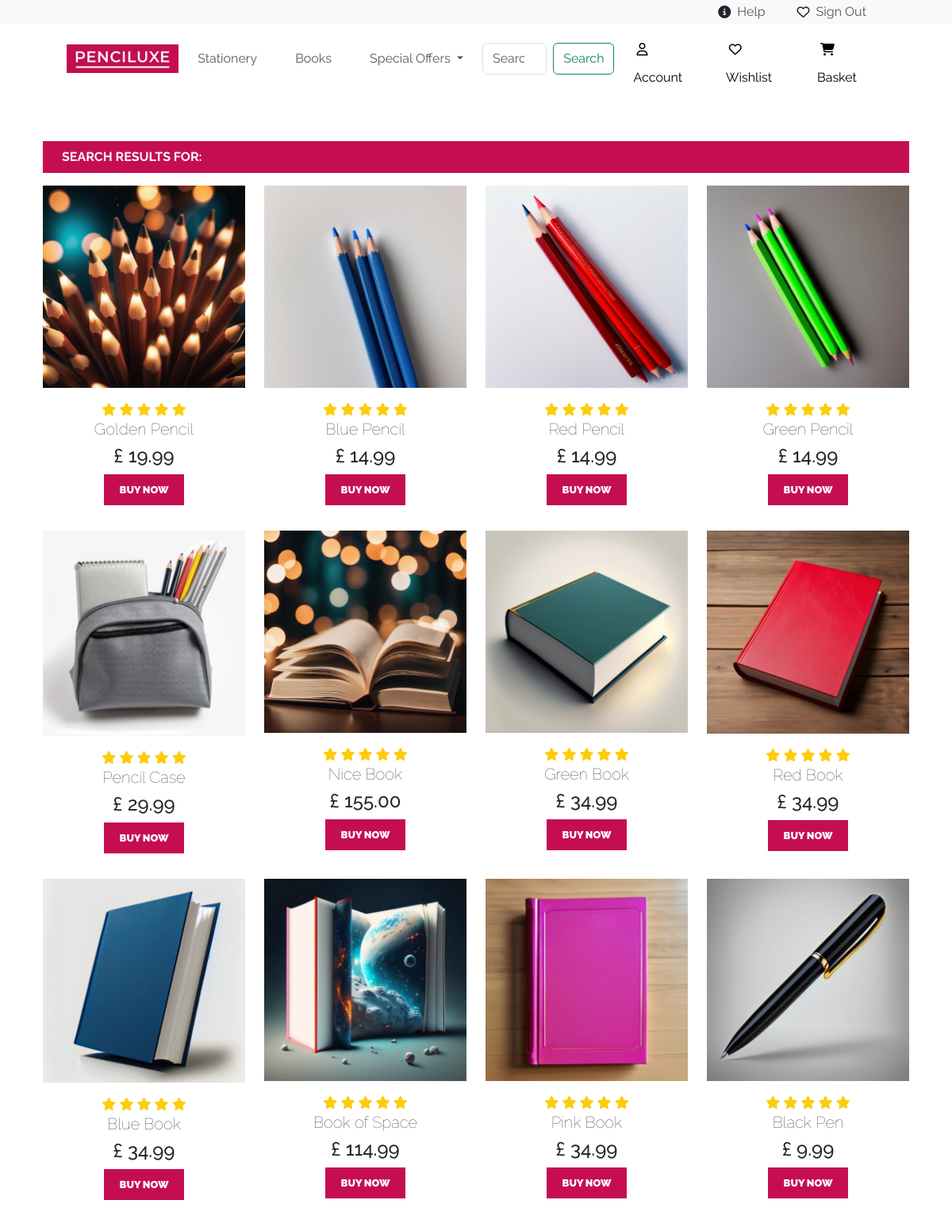
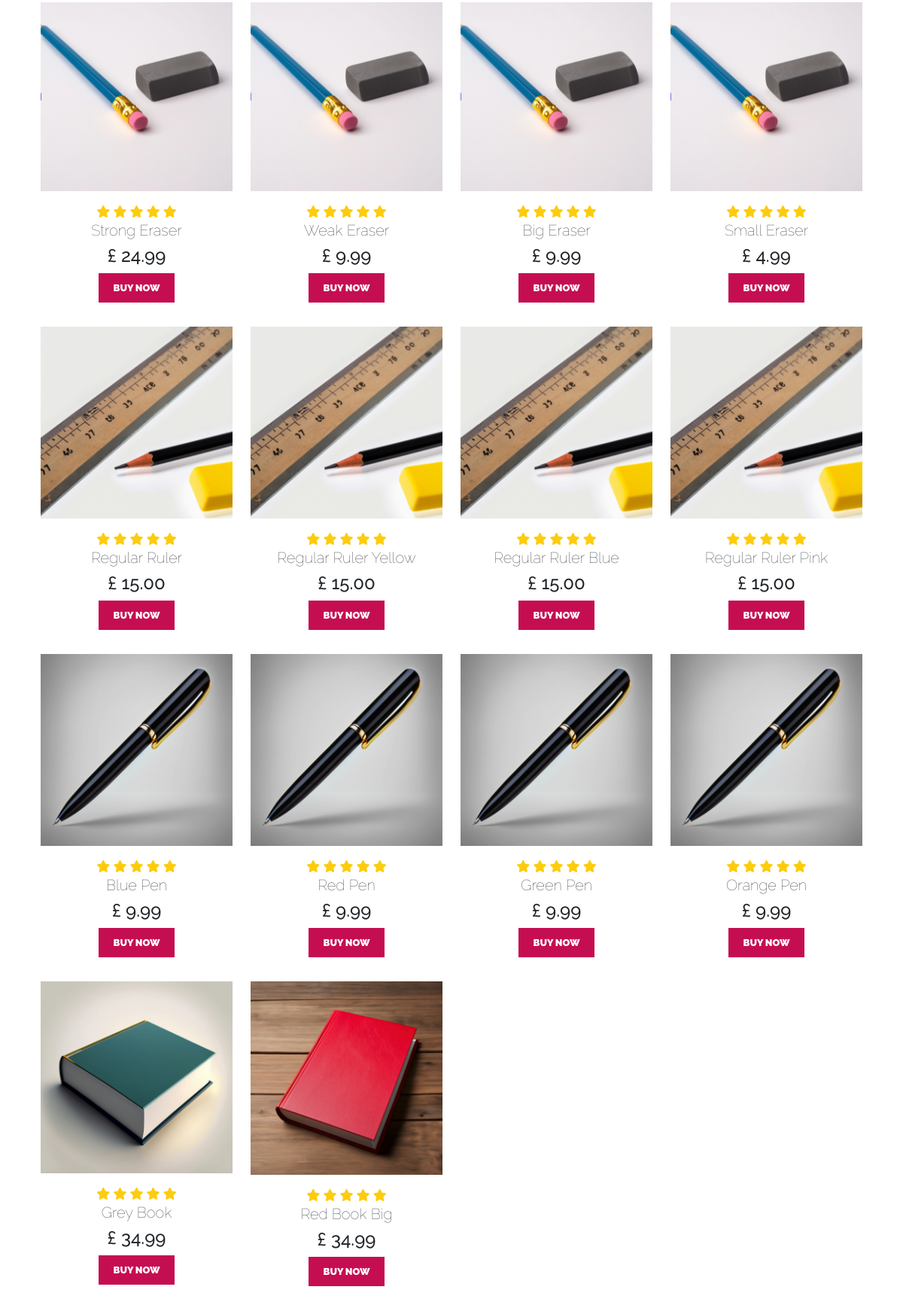
The page /WebAssignment/search.php (upper part) on the database its author committed (2 pictures, top to bottom).
### tables this page shows
CREATE TABLE `product` (
  `product_ID` int(11) NOT NULL,
  `product_Name` varchar(100) NOT NULL,
  `product_Category` varchar(100) NOT NULL,
  `product_Description` varchar(255) NOT NULL,
  `product_Image` varchar(255) NOT NULL,
  `product_Image2` varchar(255) NOT NULL,
  `product_Image3` varchar(255) NOT NULL,
  `product_Image4` varchar(255) NOT NULL,
  `product_Price` decimal(6,2) NOT NULL,
  `product_Special_Offer` int(2) NOT NULL,
  `product_Type` varchar(100) NOT NULL
);

### WebAssignment/getSearch.php (called while the page is built)
<?php
include("connection.php");
$stmt = $con->prepare("SELECT * FROM product where product_Name LIKE '%$search%'");
$stmt->execute();
$get_search = $stmt->get_result();
?>

### WebAssignment/search.php (the view, shortened to what this page needs)
<?php
	include("connection.php");
	if($_SERVER['REQUEST_METHOD'] == "POST"){
        $search = $_POST['search'];
    }else{
        $search = '';}
?>
<!DOCTYPE html>
<html lang="en">
<head>
    <link href="https://cdn.jsdelivr.net/npm/bootstrap@5.3.3/dist/css/bootstrap.min.css" rel="stylesheet">
    <link rel="stylesheet" href="style.css" class="">
</head>
<body>
    <nav class="navbar navbar-custom bg-light navbar-expand-md">
        <div class="container-fluid py-0">
            <div class="navbar-collapse justify-content-end align-center" id="main-nav">
                <ul class="navbar-nav">
                    <li class="nav-item d-flex mx-3 ">
                        <i class="fa-solid fa-circle-info my-3"></i>
                        <a class="nav-link my-1" href="help.php">Help</a>
                    </li>
                    <li class="nav-item d-flex mx-3">
                        <i class="fa-regular fa-heart my-3"></i>
                        <a class="nav-link my-1" href="signout.php">Sign Out</a>
                    </li>
                </ul>
            </div>
        </div>
    </nav>
    <nav class="navbar navbar-expand-lg">
        <div class="container-fluid align-center">
            <a href="index.php"><img src="assets/logo.jpg" alt="..." height="36"></a>
          <div class="collapse navbar-collapse" id="navbarSupportedContent">
            <ul class="navbar-nav me-auto mb-2 mb-lg-0">
                <li class="nav-item">
                    <a class="nav-link mx-3" aria-current="page" href="stationery.php">Stationery</a>
                </li>
                <li class="nav-item">
                    <a class="nav-link mx-3" href="books.php">Books</a>
                </li>
                <li class="nav-item dropdown">
                    <a class="nav-link mx-3 dropdown-toggle" href="#" role="button" data-bs-toggle="dropdown" aria-expanded="false">
                  Special Offers
                    </a>
                </li>
                <form method="POST" class="d-flex" role="search">
                    <input class="form-control me-2" type="search" name="search" placeholder="Search" aria-label="Search">
                    <button class="btn btn-outline-success" type="submit">Search</button>
                </form>
            </ul>
            <li class="nav-item d-flex mx-4">
                <a class="accountButton" href="account.php" style="text-decoration: none;"><i class="fa-regular fa-user my-3 mx-1"></i>Account</a>
            </li>
            <li class="nav-item d-flex mx-4">
                <a class="wishlistButton" href="wishlist.php" style="text-decoration: none;"><i class="fa-regular fa-heart my-3 mx-1"></i>Wishlist</a>
            </li>
            <li class="nav-item d-flex mx-4">
                <a class="basketButton" href="basket.php" style="text-decoration: none;"><i class="fa-solid fa-cart-shopping my-3 mx-1"></i>Basket</a>
            </li>
          </div>
        </div>
    </nav>
    <section id="Trending">
    <div class="row mx-auto container-lg">
        <span><p class="text-light   py-2  px-4 fw-bold" style="background-color: #C50E51;">SEARCH RESULTS FOR: <?php echo $search;?></p></span>
    <?php include('getSearch.php');?>
    <?php while($row= $get_search->fetch_assoc()){ ?>
        <div class="product text-center col-lg-3 col-md-1 col-sm-4">
            <img class="img-fluid mb-3" src="assets/<?php echo $row['product_Image']; ?>"/>
            <div class="star">
                <i class="fas fa-star"></i>
                <i class="fas fa-star"></i>
                <i class="fas fa-star"></i>
                <i class="fas fa-star"></i>
                <i class="fas fa-star"></i>
            </div>
            <h5 class="p-name"><?php echo $row['product_Name']; ?></h5>
            <h4 class="p-price">£ <?php echo $row['product_Price']; ?></h4>
            <a href="selectedProductPage.php?product_ID=<?php echo $row['product_ID'];?>"><button class="buy-btn">Buy Now</button></a>
        </div>
        <?php } ?>
    </div>
</body>
</html>

### WebAssignment/style.css (style rules this page uses)
body { font-family: "Raleway", sans-serif; }
.navbar-custom { height: 30px; }
.accountButton { color: black; }
.wishlistButton { color: black; }
.basketButton { color: black; }
.navbar { padding-left: 6%; padding-right: 6%; }
.product { cursor: pointer; margin-bottom: 2rem; font-family: 'poppins' 'sans-serif'; }
.product img { transition: 0.3s all;; }
.buy-btn { font-size: 0.8rem; font-weight: 900; outline: none; border: none; background-color: #C50E51; color: white; padding: 10px 20px; text-transform: uppercase; cursor: pointer; transition: 0.5s ease; }
.p-name { font-weight: 100; }
.fa-star { color: #FDCC0D; }
a { text-decoration:none; }

### WebAssignment/search.php (style rules this page uses)
section { padding: 60px 0; }

### rows shown on the page
product: product_Image (picture), product_Name "Golden Pencil", product_Price "19.99"
product: product_Image (picture), product_Name "Blue Pencil", product_Price "14.99"
product: product_Image (picture), product_Name "Red Pencil", product_Price "14.99"
product: product_Image (picture), product_Name "Green Pencil", product_Price "14.99"
product: product_Image (picture), product_Name "Pencil Case", product_Price "29.99"
product: product_Image (picture), product_Name "Nice Book", product_Price "155.00"
product: product_Image (picture), product_Name "Green Book", product_Price "34.99"
product: product_Image (picture), product_Name "Red Book", product_Price "34.99"
product: product_Image (picture), product_Name "Blue Book", product_Price "34.99"
product: product_Image (picture), product_Name "Book of Space", product_Price "114.99"
product: product_Image (picture), product_Name "Pink Book", product_Price "34.99"
product: product_Image (picture), product_Name "Black Pen", product_Price "9.99"
product: product_Image (picture), product_Name "Strong Eraser", product_Price "24.99"
product: product_Image (picture), product_Name "Weak Eraser", product_Price "9.99"
product: product_Image (picture), product_Name "Big Eraser", product_Price "9.99"
product: product_Image (picture), product_Name "Small Eraser", product_Price "4.99"
product: product_Image (picture), product_Name "Regular Ruler", product_Price "15.00"
product: product_Image (picture), product_Name "Regular Ruler Yellow", product_Price "15.00"
product: product_Image (picture), product_Name "Regular Ruler Blue", product_Price "15.00"
product: product_Image (picture), product_Name "Regular Ruler Pink", product_Price "15.00"
product: product_Image (picture), product_Name "Blue Pen", product_Price "9.99"
product: product_Image (picture), product_Name "Red Pen", product_Price "9.99"
product: product_Image (picture), product_Name "Green Pen", product_Price "9.99"
product: product_Image (picture), product_Name "Orange Pen", product_Price "9.99"
product: product_Image (picture), product_Name "Grey Book", product_Price "34.99"
product: product_Image (picture), product_Name "Red Book Big", product_Price "34.99"
